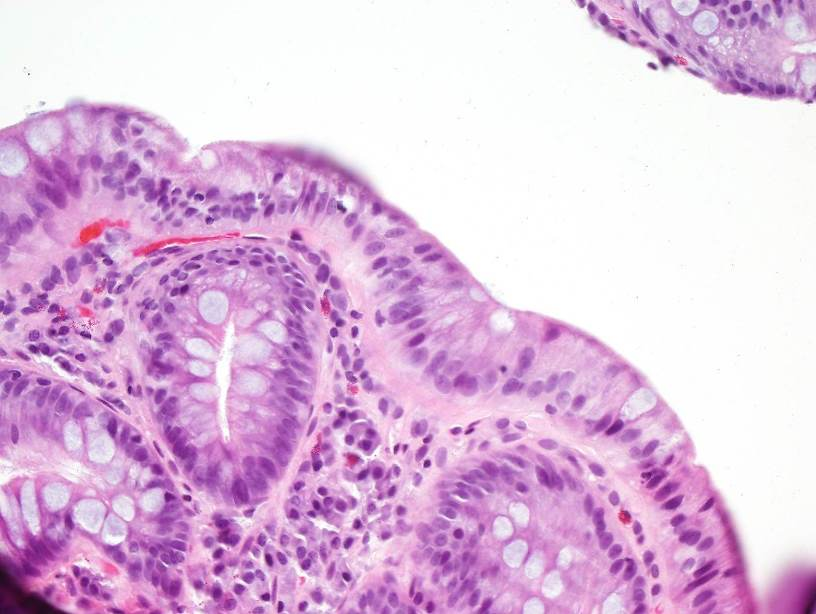
//> input picture Picture3-small.bmp, 816 x 614 px
$ ./detection   (built with g++ and OpenCV 4)
//> lines starting //> are read from the running program, lines starting //| are printed output that depends on the picture; after the words box and inside, x2 and y2 are one past the last pixel; in counts of white or black regions, pixels touching at a corner belong together
//
//  detection.cpp
//
//
//  Created by Aditya Nitin Bhagwat on 7/22/20.
//
#include <stdio.h>
#include<iostream>
#include<cmath>
#include<opencv2/imgproc/imgproc.hpp>
#include<opencv2/highgui/highgui.hpp>
#include <math.h>
#include <opencv2/imgproc.hpp>

using namespace cv;
using namespace std;

int g[1000][1000] = {0};
int w[1000][1000] = {0};

int dx[4] = {+1, 0, -1, 0};
int dy[4] =  {0, +1, 0, -1};

int component = 0;

int label[1000][1000];

int m[1000][1000];

int row_count;
int col_count;


void clear(Mat image)
{
    for(int i=0;i<image.rows;i++)
        for(int j=0;j<image.cols;j++)
            image.at<uchar>(i,j) = 0;
}


void clear_3(Mat image)
{
    for(int i=0;i<image.rows;i++)
    {
        for(int j=0;j<image.cols;j++)
        {
            image.at<Vec3b>(i,j)[0] = 0;
            image.at<Vec3b>(i,j)[1] = 0;
            image.at<Vec3b>(i,j)[2] = 0;
        }
    }
}

Mat erosionMatrix(int rows, int columns)
{
    Mat erosion = Mat::zeros(rows, columns, CV_8U);
    //fill the entire thing with 255 (this can be changed later for a different effect)
    for (int x = 0; x < erosion.cols; x++)
    {
        for (int y = 0; y < erosion.rows; y++)
        {
            erosion.at<uchar>(y, x) = 255;
        }
    }
    return erosion;
}


//255 for yes, 0 for no (assume center is origin. this implies odd # rows / cols)
Mat dilationMatrix(int rows, int columns)
{
    Mat dilation = Mat::zeros(rows, columns, CV_8U);
    //fill the entire thing with 255 (this can be changed later for a different effect)
    for (int x = 0; x < dilation.cols; x++)
    {
        for (int y = 0; y < dilation.rows; y++)
        {
            dilation.at<uchar>(y, x) = 255;
        }
    }
    return dilation;
}

Mat erosionOrDilation(Mat bin, Mat erosion, bool erode)
{
    Mat erodedMat = bin.clone();
    //iterate through each pixel in the binary image
    for (int x = 0; x < bin.cols; x++)
    {
        for (int y = 0; y < bin.rows; y++)
        {
            if (erode == true)
            {
                int dilationcount = 0;
                for (int i = 0; i < erosion.cols; i++)
                {
                    for (int j = 0; j < erosion.rows; j++)
                    {
                        if (bin.at<uchar>(y + j, x + i) != 255 )
                        {
                            erodedMat.at<uchar>(y, x) = 0;
                        }
                    }
                }
            }
            //if operation is dilation
            else
            {
                if (bin.at<uchar>(y, x) == 255)
                {
                    for (int i = 0; i < erosion.cols; i++)
                    {
                        for (int j = 0; j < erosion.rows; j++)
                        {
                            erodedMat.at<uchar>(y + j, x + i) = 255;
                        }
                    }
                }
            }
        }
    }
    return erodedMat;
}


Mat performErosion(Mat bin, Mat erosion)
{
    return erosionOrDilation(bin, erosion, true);
}

Mat performDilation(Mat bin, Mat dilation)
{
    return erosionOrDilation(bin, dilation, false);
}


void dfs(int x, int y, int current_label)
{
    if (x < 0 || x == row_count)
    {
        return; // out of bounds
    }
    if (y < 0 || y == col_count)
    {
        return; // out of bounds
    }
    if (label[x][y] || !m[x][y])
    {
        return; // already labeled or not marked with 1 in m
    }

    label[x][y] = current_label; // mark the current cell
    // recursively mark the neighbors
    for (int direction = 0; direction < 4; ++direction)
    {
        dfs(x + dx[direction], y + dy[direction], current_label);
    }
}


void find_components()
{
    for (int i = 0; i < row_count; ++i)
    {
        for (int j = 0; j < col_count; ++j)
        {
            if (!label[i][j] && m[i][j])
            {
                dfs(i, j, ++component);
            }
        }
    }
}


int xGradient(Mat image, int x, int y)
{
    return (image.at<uchar>(y-1, x-1) +
            2*image.at<uchar>(y, x-1) +
            image.at<uchar>(y+1, x-1) -
            image.at<uchar>(y-1, x+1) -
            2*image.at<uchar>(y, x+1) -
            image.at<uchar>(y+1, x+1));
}


int yGradient(Mat image, int x, int y)
{
    return (image.at<uchar>(y-1, x-1) +
            2*image.at<uchar>(y-1, x) +
            image.at<uchar>(y-1, x+1) -
            image.at<uchar>(y+1, x-1) -
            2*image.at<uchar>(y+1, x) -
            image.at<uchar>(y+1, x+1));
}

Mat Sobel(Mat src)
{
    Mat dst;
    int gx, gy, sum;
    dst = src.clone();

   for(int y = 0; y < src.rows; y++)
   {
       for(int x = 0; x < src.cols; x++)
       {
           dst.at<uchar>(y,x) = 0.0;
       }
   }

   for(int y = 1; y < src.rows - 1; y++)
   {
       for(int x = 1; x < src.cols - 1; x++)
       {
           gx = xGradient(src, x, y);
           gy = yGradient(src, x, y);

           sum = abs(gx) + abs(gy);
           sum = sum > 255 ? 255:sum;
           sum = sum < 0 ? 0 : sum;

           dst.at<uchar>(y,x) = sum;
       }
   }
    return dst;
}

int main(int argc, char** argv)
{
    Mat src = imread("Picture3-small.bmp");
//> src is the input picture: 614 rows x 816 cols, CV_8UC3; mean B, G, R 222.5, 188.6, 223.3
    namedWindow("Source Image");
    imshow("Source Image",src);
    waitKey(0);

    Mat new_src = imread("Picture3-small.bmp",IMREAD_GRAYSCALE);
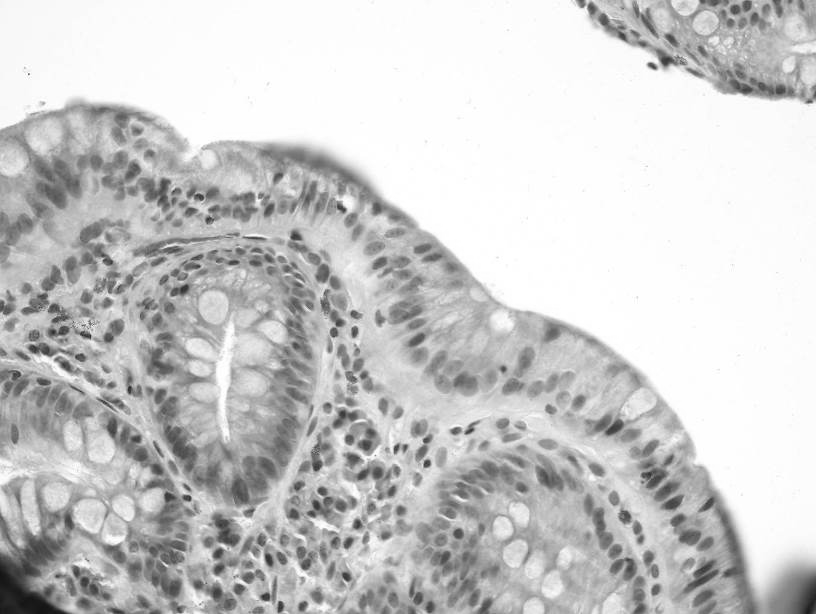
//> new_src: 614 rows x 816 cols, CV_8UC1; min 18, max 255, mean 202.8

    Mat temp5 = new_src.clone();
    clear(temp5);
//> after the loop in clear, `for(int i=0;i<image.rows;i++)`: image: 614 rows x 816 cols, CV_8UC1; every value is 0

    for(int i=0;i<src.rows;i++)
    {
        for(int j=0;j<src.cols;j++)
        {
            if(  int(src.at<Vec3b>(i,j)[0]) > 220 && int(src.at<Vec3b>(i,j)[0]) < 250  &&  int(src.at<Vec3b>(i,j)[1]) > 200 && int(src.at<Vec3b>(i,j)[1]) < 230  &&  int(src.at<Vec3b>(i,j)[2]) > 200 && int(src.at<Vec3b>(i,j)[2]) < 240  )
            {
                temp5.at<uchar>(i,j) = 255;
            }
            else
                temp5.at<uchar>(i,j) = 0;
        }
    }
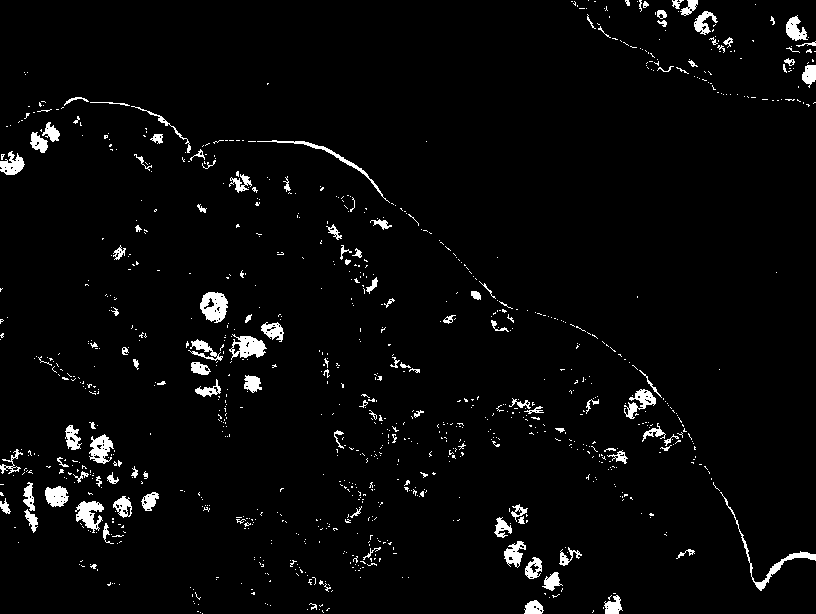
//> temp5: 614 rows x 816 cols, CV_8UC1; 3.2% white; 981 white regions (861 under 20 px), largest, box (x1, y1, x2, y2) and area: (200, 292, 228, 323) 595, (720, 492, 816, 591) 564, (229, 334, 267, 360) 528

    imshow("GRY Channel",temp5);
    waitKey(0);

    Mat eroMat = erosionMatrix(6, 6);
    Mat eroded = performErosion(temp5, eroMat);
//> after the loop in erosionOrDilation, `for (int x = 0; x < bin.cols; x++)`:
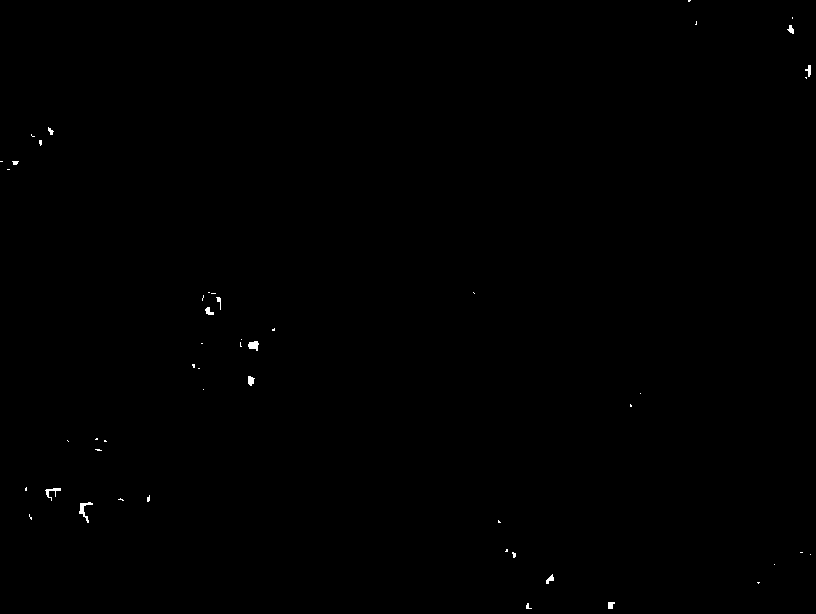
//> erodedMat: 614 rows x 816 cols, CV_8UC1; 0.15% white; 49 white regions (37 under 20 px), largest, box (x1, y1, x2, y2) and area: (79, 502, 93, 523) 95, (248, 341, 259, 351) 76, (45, 488, 61, 501) 68

    imshow("After Erosion",eroded);
    waitKey(0);

    Mat dilMat = dilationMatrix(8, 8);
    Mat dilated = performDilation(eroded, dilMat);
//> call 2 of erosionOrDilation, with erode = false
//> after the loop in erosionOrDilation (call 2), `for (int x = 0; x < bin.cols; x++)`:
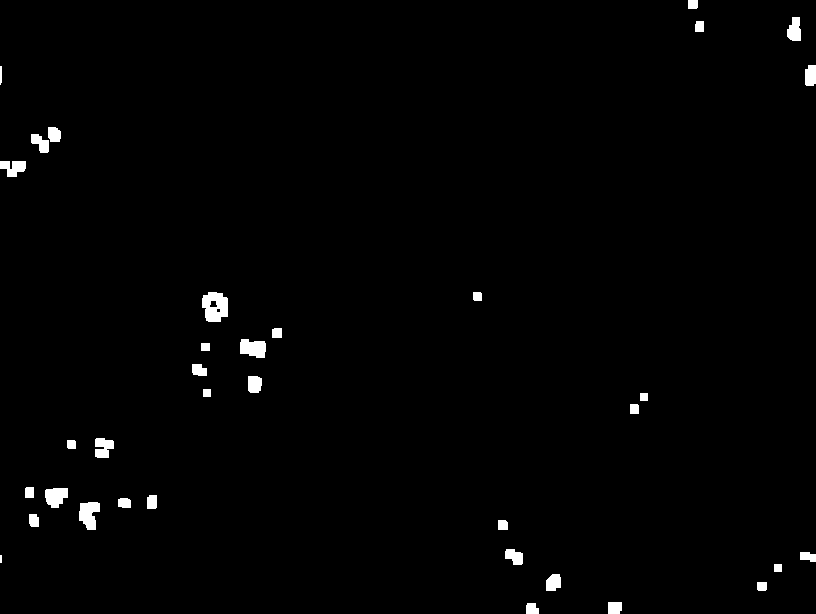
//> erodedMat: 614 rows x 816 cols, CV_8UC1; 1.2% white; 35 white regions (1 under 20 px), largest, box (x1, y1, x2, y2) and area: (202, 292, 228, 322) 600, (79, 502, 100, 530) 423, (240, 339, 266, 358) 394

    imshow("After Dilation",dilated);
    waitKey(0);
    imwrite("Dilated.bmp",dilated);

    row_count = dilated.rows;
//> row_count = 614
    col_count = dilated.cols;
//> col_count = 816

    for (int i=0;i<dilated.rows;i++)
    {
        for(int j=0;j<dilated.cols;j++)
        {
            m[i][j] = (int)dilated.at<uchar>(i,j);
        }
    }

    find_components();
//> the loop in find_components, `for (int i = 0; i < row_count; ++i)` made 614 passes
//> component on passes 1 to 3: 1, 1, 1
//> after the loop in find_components, `for (int i = 0; i < row_count; ++i)`: component = 35

    cout<<"Total number of abnormal cells detected are :"<<component<<"\n";
//| Total number of abnormal cells detected are :35

    Mat final_image = dilated.clone();
    clear(final_image);

    final_image = Sobel(dilated);
//> after the loop in Sobel, `for(int y = 1; y < src.rows - 1; y++)`:
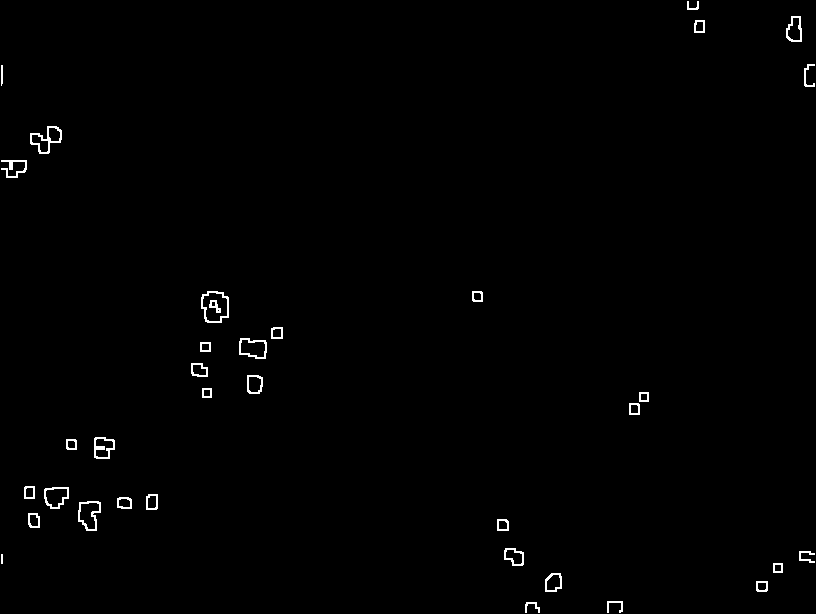
//> dst: 614 rows x 816 cols, CV_8UC1; 0.75% white in thin lines or dots
//> after the loop in Sobel, `for(int y = 1; y < src.rows - 1; y++)`: gx = 0

    for(int i=0;i<src.rows;i++)
    {
        for(int j=0;j<src.cols;j++)
        {
            if(int(final_image.at<uchar>(i,j)) == 255)
            {
                src.at<Vec3b>(i,j)[0] = 0;
                src.at<Vec3b>(i,j)[1] = 0;
                src.at<Vec3b>(i,j)[2] = 0;

            }
        }
    }

    imshow("Output :",src);
    waitKey(0);

    return 0;
}
//g++ -std=c++11 detection.cpp -o main -I/usr/local/include/opencv4 -lopencv_core -lopencv_imgproc -lopencv_highgui -lopencv_imgcodecs
